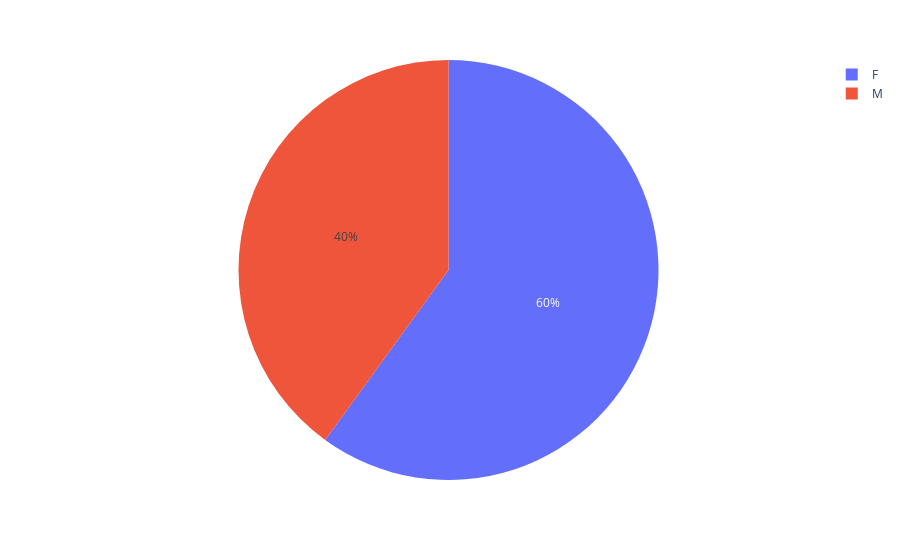

Source (notebook cell):
### Markdown cell above
## column

### Code cell
fig = px.pie(df, values='bookingid',names='Sex')
fig.show()

### Figure 1 — Plotly figure (JSON) as saved in the notebook; plotly's stock layout.template omitted (floating-point values rounded to 4 significant figures)
{"data": [{"domain": {"x": [0, 1], "y": [0, 1]}, "hovertemplate": "Sex=%{label}<br>bookingid=%{value}<extra></extra>", "labels": ["F", "F", "M", "F", "M", "F", "F", "F", "M", "M", "F", "M", "F", "F", "M", "F", "M", "M", "F", "M", "F", "F", "M", "F", "F"], "legendgroup": "", "name": "", "showlegend": true, "type": "pie", "values": [1001, 1002, 1003, 1004, 1005, 1006, 1007, 1008, 1009, 1010, 1011, 1012, 1013, 1014, 1015, 1016, 1017, 1018, 1019, 1020, 1021, 1022, 1023, 1024, 1025]}], "layout": {"legend": {"tracegroupgap": 0}, "margin": {"t": 60}}}
